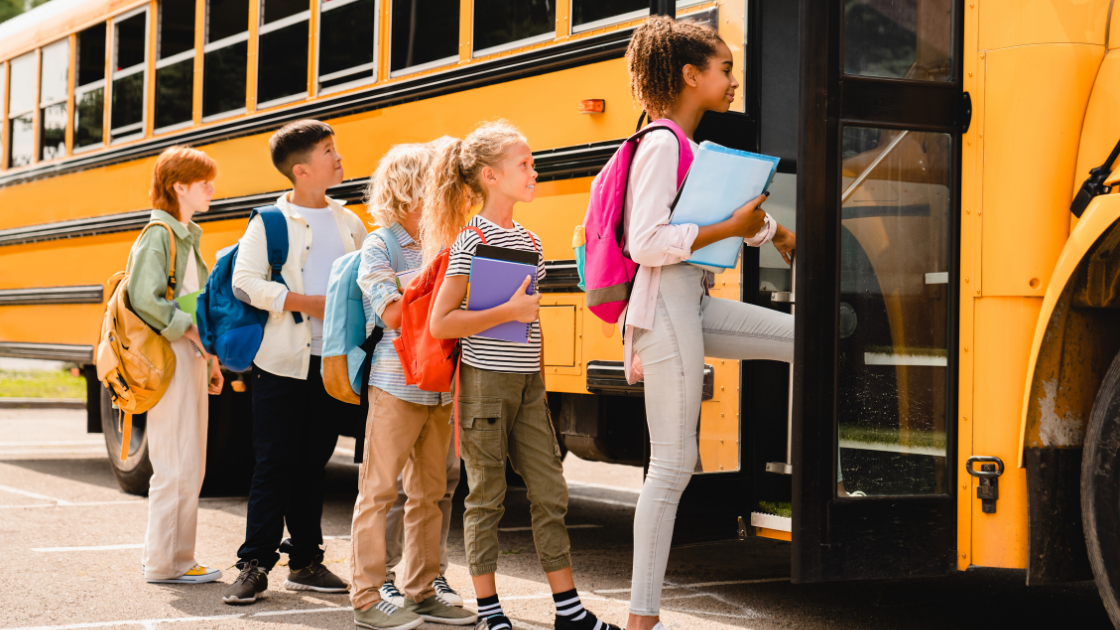
#> input picture schoolBus.png, 1120 x 630 px
$ python cropping.py
#> lines starting #> are read from the running program, lines starting #| are printed output that depends on the picture
import os
import cv2

img = cv2.imread(os.path.join('.','schoolBus.png'))
#> img is the input picture: shape (630, 1120, 3); mean B, G, R 78.4, 109.9, 141.2
print(img.shape)
#| (630, 1120, 3)

cropped_img = img[109:567,121:585]
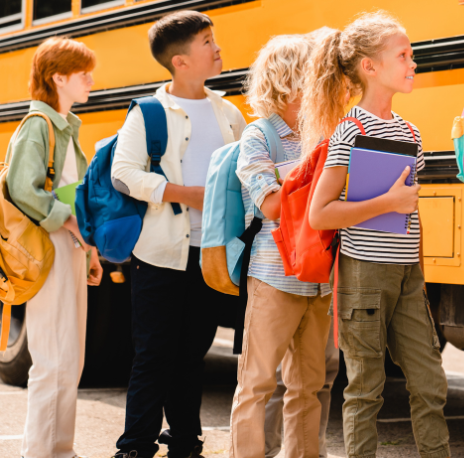
#> cropped_img: shape (458, 464, 3); mean B, G, R 89.5, 120.7, 155.5

cv2.imshow('img', img)
cv2.imshow('crop',cropped_img)
cv2.waitKey(0)
